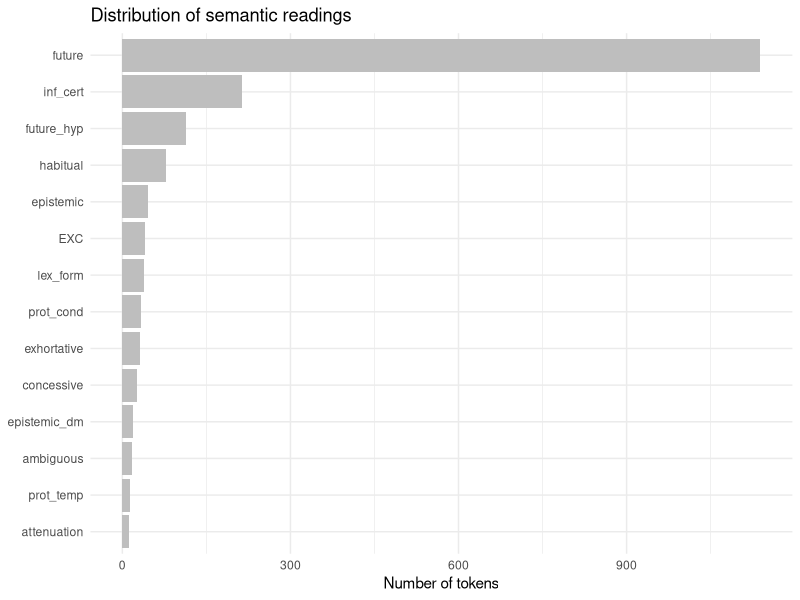
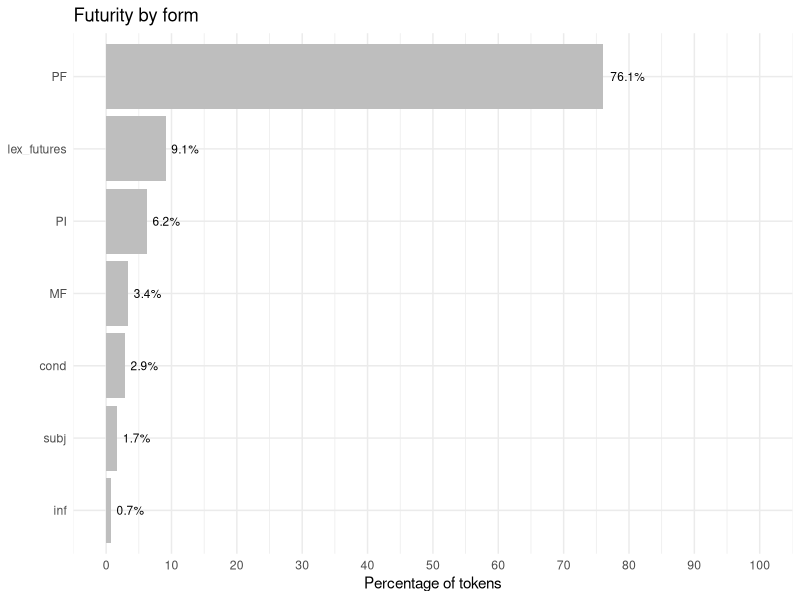
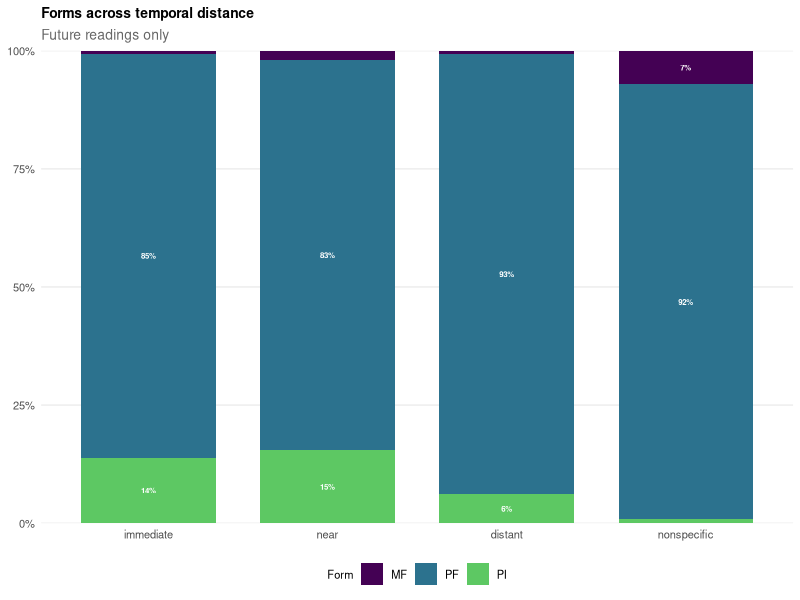
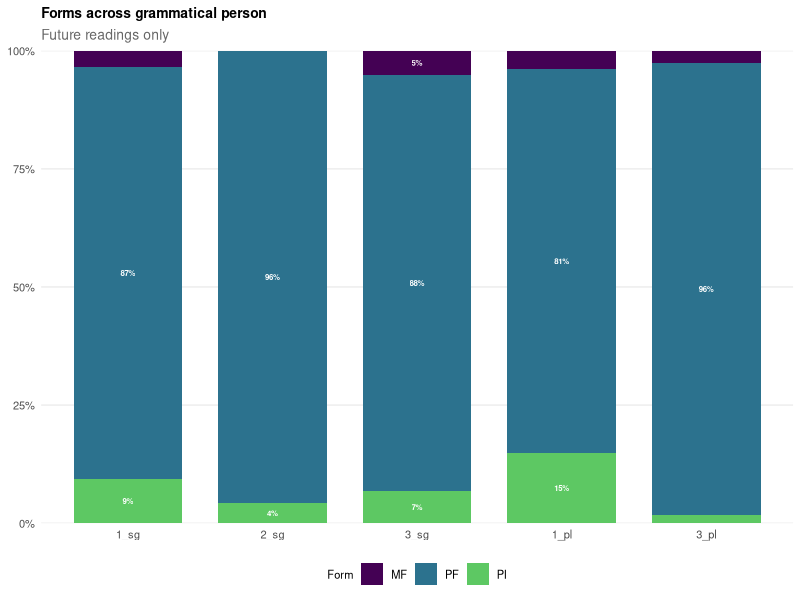
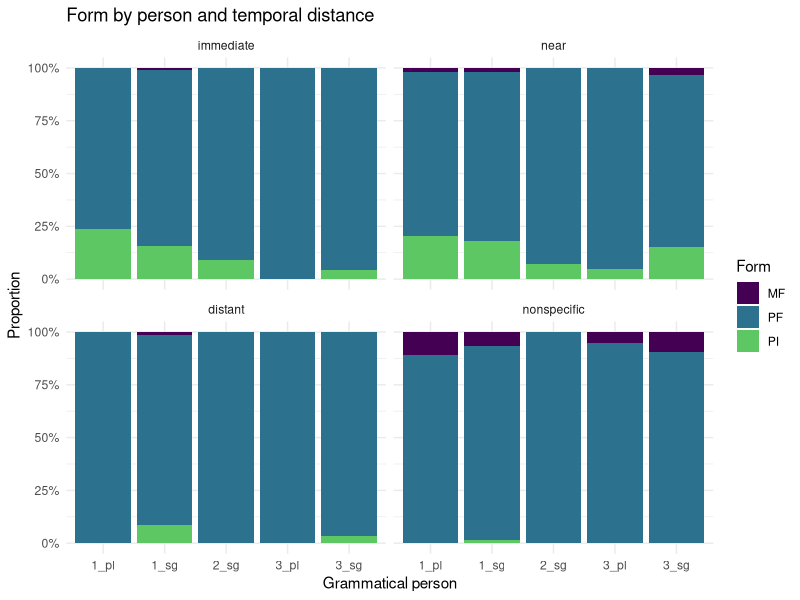

These charts were generated, in order, by the following R code: (Note: this script raises an error after producing the figures.)
# ----- Do descriptive stats ---------------------------------------------------
#
# This script contains the code used to do descriptive stats for Study 1.
#
# ------------------------------------------------------------------------------

# ----- 1. Load libraries ------------------------------------------------------
library("here")
library("readxl")
library("tidyverse")
library("dplyr")
library("ggplot2")
library("scales")
# ------------------------------------------------------------------------------



# ----- 2. Load data -----------------------------------------------------------
data_raw <- read_excel(here("study_1", "data", "corpus_bls_raw.xlsx"))
# ------------------------------------------------------------------------------



# ----- 3. Check and tidy data  ------------------------------------------------
# Visualize data
glimpse(data_raw)
head(data_raw)

colnames(data_raw)

# Remove unnecessary columns
data_tidy <- data_raw |>
  select(-c(4, 20))

colnames(data_tidy)
# ------------------------------------------------------------------------------



# ----- 4. Check data distribution: Corpus -------------------------------------
# Tokens by corpus
data_tidy |>
  count(corpus)

  # Obs: 
  # Total of 1,821 observations.
  # 1,347 tokens from cesa.
  # 474 tokens from stc.
# ------------------------------------------------------------------------------



# ----- 5. Check data distribution: Semantic reading ---------------------------
# Overall distribution by semantic reading
data_tidy |>
  count(reading, sort = TRUE) |>
  mutate(pct = round(n / sum(n) * 100, 1))


# Plot: Overall distribution by semantic reading
data_tidy |>
  count(reading) |>
  ggplot() +
  aes(x = n, y = reorder(reading, n)) +
  geom_col(fill = "gray") +
  labs(title = "Distribution of semantic readings",
       x = "Number of tokens",
       y = NULL) +
  theme_minimal()

  # Obs/Notes:
    # Almost 69% of the data has a future reading (either purely temporal or 
    #   hypothetical).
    # About 19% of the data has modal readings, including categories within 
    #   epistemic modalities and other (e.g., deontic).
    # About 3% of the data must be excluded (EXC + ambiguous).
    # The rest (~ 9%) is habitual, lexicalized formulae/fixed expressions, and 
    #   PF within the protesis of conditional and temporal sentences.
# ------------------------------------------------------------------------------



# ----- 6. Check data distribution: Futurity reading ---------------------------
# Select futurity reading and create subset
future_readings <- c("future", "future_hyp")

data_futurity_raw <- data_tidy |> 
  filter(reading %in% future_readings)

nrow(data_futurity_raw) 

# See distribution of forms in futurity reading (all coded forms)
data_futurity_raw |>
  count(form) |>
  mutate(pct = round(n / sum(n) * 100, 1)) |>
  arrange(desc(n))

# Collapse lexical futures together and conditional futures together ("recode")
data_futurity_tidy <- data_futurity_raw |>
  mutate(form = fct_recode(form,
                                     "lex_futures" = "querer_inf",
                                     "lex_futures" = "tener_inf",
                                     "lex_futures" = "pensar_inf",
                                     "lex_futures" = "planear_inf",
                                     "lex_futures" = "poder_inf",
                                     "lex_futures" = "querer",
                                     "lex_futures" = "estar_para",
                                     "lex_futures" = "necesitar_inf",
                                     "cond"        = "cond_inf"))

# Table: Futurity by form (with recoded values)
data_futurity_tidy |>
  count(form) |>
  mutate(pct = round(n / sum(n) * 100, 1)) |>
  arrange(desc(n))

# Plot: Futurity by form (with recoded values)
data_futurity_tidy |>
  count(form) |>
  mutate(pct = n / sum(n) * 100) |>
  ggplot(aes(x = pct, y = reorder(form, pct))) +
  geom_col(fill = "gray") +
  geom_text(aes(label = paste0(round(pct, 1), "%")), hjust = -0.2, size = 3) +
  scale_x_continuous(breaks = seq(0, 100, 10), limits = c(0, 100)) +
  labs(title = "Futurity by form",
       x = "Percentage of tokens", y = NULL) +
  theme_minimal()

# Obs:
  # There are 1,254 tokens labeled with either 'future' or 'future_hyp'.
  # Of these, the majority (76%) are PF, followed by lexical futures (9.1%), 
  #   the PI (6.2%) and the MF (3.4%).
  # Around 5-6% of the tokens are other forms (cond., subj., inf.)

# See distribution within futurity: pure futures vs hypothetical futures
data_futurity_tidy |>
  count(reading) |>
  mutate(pct = round(n / sum(n) * 100, 1)) |>
  arrange(desc(n))

data_futurity_tidy |>
  count(form, reading) |>
  mutate(pct = round(n / sum(n) * 100, 1)) |>
  arrange(desc(n))

# Obs:
  # Of the 1,254 tokens labeled with either 'future' or 'future_hyp', most of 
  #   them (~ 91%) are considered temporal futures, whereas 9% are 
  #   hypothetical futures, usually embedded in conditional clauses.
  # While a variety of forms is used to express future-time reference, in this
  #   dataset, only the PF and the MF are used to talk about hypothetical  
  #   futures. Within this specific subtype of future, the most used structure 
  #   is the PF (107 tokens; MF = 7 tokens). Interestingly, no lexical 
  #   futures are used to talk about hypothetical future situations. In the case 
  #   of the PI, that is probably not surprising and generally expected. 


# Table: Use of PF, MF, and PI to express futurity
data_futurity_tidy |>
  filter(form %in% c("PF", "MF", "PI")) |>
  count(form) |>
  mutate(pct = round(n / sum(n) * 100, 1)) |>
  arrange(desc(n))

data_futurity_tidy |>
  filter(form %in% c("PF", "MF", "PI"), reading == "future") |>
  count(form) |>
  mutate(pct = round(n / sum(n) * 100, 1)) |>
  arrange(desc(n))

# Obs:
  # When considering only the PF, MF, and PI, there is a total of 1,074 tokens.
  #   for future-time reference (future and future_hyp). Of these, 953 (88.7%) 
  #   are PF, 78 (or 7.3%) are PI, and 43 (or 4%) are MF. 
  # 180 tokens belong to structures other than the targets of the study.
  # 960 are  temporal futures: 846 PF, 78 PI, 36 MF). 


# Use of PF, MF, and PI by temporal distance and reading
data_futurity_tidy |>
  filter(form %in% c("PF", "MF", "PI")) |>
  count(temp_dist, form, reading) |>
  group_by(temp_dist, reading) |>
  mutate(pct = round(n / sum(n) * 100, 1)) |>
  ungroup() #|>
  #arrange(form, desc(n))

# Obs:
  # All forms have at least 1 token in each specific temporal category..
  # The PF is the form most used to express futurity, regardless of the temporal 
  #   specification.
  # The MF seems to be favored in nonspecific futures (28), followed by near (6),
  #   distant (1) and immediate (1).
  # The PI appears to be favored in near and immediate futures. It is also used 
  #   to a lesser extent, for distant and nonspecific futures. In the case of 
  #   the distant futures, they are most likely scheduled events (graduations, 
  #   birthdays, etc.).
  # Hypothetical futures are always nonspecific and only occur with the PF (105)
  #   and the MF (7).

# Use of PF, MF, and PI by temporal distance (future reading only)
data_futurity_tidy |>
  filter(form %in% c("PF", "MF", "PI")) |>
  filter(reading == "future") |>
  count(temp_dist) |>
  mutate(pct = round(n / sum(n) * 100, 1)) |>
  ungroup()

# Obs:
  # Almost 40% of the futures are nonspecific. This means that the temporal 
  #   reference was not explicit. While it might have been for the interview
  #   participants, it was not for the researchers.
  # Nonspecific futures are followed by near (31.8%) and immediate (15%), and 
  #   finally distant (13.5%) futures.
  # Importantly, some of the tokens coded as nonspecific might be distant, but 
  #   with the information provided in the context, and in the absence of clear 
  #   temporal markers (advs, temporal subordinates, etc.), it is impossible to 
  #   tell.


# Table: PF, MF, and PI across temporal distance (future reading only)
data_futurity_tidy |>
  filter(form %in% c("PF", "MF", "PI")) |>
  filter(reading == "future") |>
  count(temp_dist, form) |>
  group_by(temp_dist) |>
  mutate(pct = round(n / sum(n) * 100, 1)) |>
  ungroup() #|>
  #arrange(form, desc(n))

# Obs:
  # All forms are used for all temporal distance values.
  # Overall, the PF is the preferred form for any temporal distance value. 
  # For all temporally marked events, the PI is used over the MF:
  #   immediate: 13.9 vs 0.7%
  #   near: 15.4 vs 2%
  #   distant: 6.2 vs 0.8% 
  # Conversely, for nonspecific events the MF is employed over the PI (7.3% vs 
  #   0.8%).
  # Again, however, the PF is the preferred form in any case, especially for 
  #   distant (93.1%) and nonspecific events (91.9%).

# Plot: PF, MF, and PI across temporal distance (future reading only)
plot_temp_dist_data <- data_futurity_tidy |>
  filter(form %in% c("PF", "MF", "PI"),
         reading == "future",
         temp_dist %in% c("immediate", "near", "distant", "nonspecific")) |>
  count(temp_dist, form) |>
  group_by(temp_dist) |>
  mutate(pct = n / sum(n) * 100) |>
  ungroup() |>
  mutate(temp_dist = factor(temp_dist,
                            levels = c("immediate", "near", "distant", 
                                       "nonspecific")))

plot_temp_dist_data |>
  ggplot() +
  aes(x = temp_dist, y = pct, fill = form) +
  geom_col(width = 0.75) +
  geom_text(aes(label = ifelse(pct >= 4, paste0(round(pct), "%"), "")),
            position = position_stack(vjust = 0.5),
            color = "white", fontface = "bold", size = 2) +
  scale_fill_viridis_d(end = 0.75) +
  scale_y_continuous(labels = label_percent(scale = 1), expand = c(0, 0)) +
  labs(title = "Forms across temporal distance",
       subtitle = "Future readings only",
       x = NULL, y = NULL, fill = "Form") +
  theme_minimal(base_size = 10) +
  theme(
    panel.grid.major.x = element_blank(),
    panel.grid.minor   = element_blank(),
    plot.title    = element_text(face = "bold", size = 10),
    plot.subtitle = element_text(color = "gray40"),
    legend.position = "bottom",
    legend.title = element_text(size = 8),
    legend.text = element_text(size = 8))

# Table: PF, MF, and PI within grammatical person (future reading only)
data_futurity_tidy |>
  filter(form %in% c("PF", "MF", "PI")) |>
  filter(reading == "future") |>
  count(gram_pers, form) |>
  group_by(gram_pers) |>
  mutate(pct = round(n / sum(n) * 100, 1)) |>
  ungroup() |>
  arrange(form, desc(n))

plot_gram_pers_data <- data_futurity_tidy |>
  filter(form %in% c("PF", "MF", "PI"),
         reading == "future") |>
  count(gram_pers, form) |>
  group_by(gram_pers) |>
  mutate(pct = n / sum(n) * 100) |>
  ungroup() |>
  mutate(gram_pers = factor(gram_pers,
                            levels = c("1_sg", "2_sg", "3_sg", "1_pl", "3_pl")))

plot_gram_pers_data |>
  ggplot() +
  aes(x = gram_pers, y = pct, fill = form) +
  geom_col(width = 0.75) +
  geom_text(aes(label = ifelse(pct >= 4, paste0(round(pct), "%"), "")),
            position = position_stack(vjust = 0.5),
            color = "white", fontface = "bold", size = 2) +
  scale_fill_viridis_d(end = 0.75) +
  scale_y_continuous(labels = label_percent(scale = 1), expand = c(0, 0)) +
  labs(title = "Forms across grammatical person",
       subtitle = "Future readings only",
       x = NULL, y = NULL, fill = "Form") +
  theme_minimal(base_size = 10) +
  theme(
    panel.grid.major.x = element_blank(),
    panel.grid.minor   = element_blank(),
    plot.title    = element_text(face = "bold", size = 10),
    plot.subtitle = element_text(color = "gray40"),
    legend.position = "bottom",
    legend.title = element_text(size = 8),
    legend.text = element_text(size = 8))

# Obs:
  # The percentages are calculated within each grammatical person because of the 
  #   group_by(). This means that, for each person, the MF, PF, PI are added 
  #   together, and each count is expressed as a share of that grammatical 
  #   person's total.
  # All forms are used for all grammatical person values. There are very small 
  #   counts for some combinations of form and grammtical person.
  # The only exception is the 2_pl -- there are no examples as expected.
  # Most of the tokens are in 1_sg, which makes sense given the nature of the 
  #   sociolinguistic interviews.
  # Within each structure, the 1_sg has the most tokens and the 2_sg the least.
  # The PF is by far the most frequent form across all grammatical person values
  #   and accounts approximately for 81-96% of tokens in each case.
  # The PI seem to compete with PF a bit more in the 1_sg.
  # The use of the MF is very limited and never exceeds the 5% for any person. 
  # Importantly, while the 3_sg is essentially PF-dominant, the MF makes its 
  #   strongest showing. Where the first person tends to pull its non-PF share 
  #   toward PI, the 3_sg instead tips a bit more toward MF. This gives the 3_sg 
  #   a somewhat more even split between the PI and the MF. I wonder if this 
  #   observation might be related to the fact that the epistemic MF is typically 
  #   used in the third person, and especially the 3_sg (at least according to 
  #   traditional grammars).


# Table: Grammatical person within form (future reading only)
data_futurity_tidy |>
  filter(form %in% c("PF", "MF", "PI")) |>
  filter(reading == "future") |>
  count(gram_pers, form) |>
  group_by(form) |>
  mutate(pct = round(n / sum(n) * 100, 1)) |>
  ungroup() |>
  arrange(form, desc(n))

# Obs:
  # All forms follow a similar pattern, yet not identical:
  #   PF: 1_sg > 3_sg > 3_pl > 1_pl > 2_sg
  #   MF: 1_sg > 3_sg > 1_pl > 3_pl > 2_sg
  #   MF: 1_sg > 3_sg > 1_pl > 3_pl > 2_sg
  # For the PI, approx. 75% of the data fails within the first person. If the 
  #   grammatical person is considered a marker of certainty, it makes a lot of 
  #   sense. 
  # Interestingly, approx. 55% of the MF tokens are also in the first person. If 
  #   the MF is considered a marker of uncertainty, then this result makes less 
  #   sense. However, it might be that grammatical person/certainty is 
  #   interacting with temporal distance. 

# Temporal distance x Grammatical person
data_futurity_tidy |>
  filter(form %in% c("PF", "MF", "PI"),reading == "future") |>
  count(temp_dist, gram_pers, form) |>
  group_by(temp_dist, gram_pers) |>
  mutate(pct = round(n / sum(n) * 100, 1)) |>
  ungroup() |>
  print(n=44)

data_futurity_tidy |>
  filter(form %in% c("PF", "MF", "PI"),
         reading == "future")|> 
  mutate(temp_dist = factor(temp_dist,
                            levels = c("immediate", "near", "distant", 
                                       "nonspecific"))) |>
  count(temp_dist, gram_pers, form) |>
  ggplot() +
  aes(x = gram_pers, y = n, fill = form) +
  geom_col(position = "fill") +
  facet_wrap(~ temp_dist) +
  scale_fill_viridis_d(end = 0.75) +
  scale_y_continuous(labels = scales::percent) +
  labs(title = "Form by person and temporal distance",
       x = "Grammatical person", y = "Proportion", fill = "Form") +
  theme_minimal()

# Obs:
  # The PI seems to be favored in immediate and near contexts, especially in the
  #   first person. The PI is used to some extent to talk about distant and 
  #   nonspecific events, basically in 1_sg (perhaps adding some certainty to 
  #   it?)
  # The pattern for the MF is almost the opposite. It is near absent in the 
  #   three specific temporal distances, and present when the event is not 
  #   temporally anchored. 
  # The PF is the dominant form throughout.

# Table: verb class (future reading only)
data_futurity_tidy |>
  filter(form %in% c("PF", "MF", "PI")) |>
  filter(reading == "future") |>
  count(verb_class) |>
  mutate(pct = round(n / sum(n) * 100, 1)) |>
  arrange(desc(n))

# Obs:
  # Half of the futurity tokens refer to dynamic (non-motion) verbs.
  # 20% of the tokens refer to motion verbs.
  # Almost 30% refer to verbs denoting state: stative (20%), modal (3.5%), 
  #   psychological (3.2%) and perceptual (2.8%).
  # 0.2% refer to other, which are presumably dynamic verbs.


# Table: PF, MF, and PI across verb class (future reading only)
data_futurity_tidy |>
  filter(form %in% c("PF", "MF", "PI")) |>
  filter(reading == "future") |>
  count(verb_class, form) |>
  group_by(verb_class) |>
  mutate(pct = round(n / sum(n) * 100, 1)) |>
  ungroup() #|>
#arrange(form, desc(n))

# Table: Verb class within form (future reading only)
data_futurity_tidy |>
  filter(form %in% c("PF", "MF", "PI")) |>
  filter(reading == "future") |>
  count(verb_class, form) |>
  group_by(form) |>
  mutate(pct = round(n / sum(n) * 100, 1)) |>
  ungroup() |>
  arrange(form, desc(n))

# Obs:
  # Within each specific form, the MF is favored in verbs denoting states, that 
  #   is, stative (41.7%), modal (8.3%), perception (5.6%), and psychological 
  #   (2.8) verbs. They account for 58.4% of the MF tokens.
  # 25% of the tokens are for dynamic (non-motion) verbs and 16.7 for motion 
  #   verbs.
  # In the case of the PF, almost 70% of the tokens refer to non-states:
  #   dynamic (52%) and motion (17.7%) verbs.
  # As for the PI, almost 90% of the verbs are non-states, especially motion 
  #   (47.4%). Only 11.6% of the PI tokens are states.


# Forms across speakers
total_speakers <- n_distinct(data_futurity_tidy$participant)

data_futurity_tidy |>
  filter(form %in% c("PF", "MF", "PI"), reading == "future") |>
  group_by(form) |>
  summarize(
    num_tokens    = n(),
    num_speakers  = n_distinct(participant),
    pct_speakers = round(100 * num_speakers / total_speakers, 1),
    tokens_per_speaker = round(num_tokens / num_speakers, 1)) |>
  ungroup()

# Obs:
  # MF: 36 tokens produced by 21 speakers (23.9% of speakers in the dataset).
  # PI: 78 tokens produced by 36 speakers (40.9% of speakers in the dataset).
  # PF: 846 tokens produced by 86 speakers (97.7% of speakers in the dataset).
# ------------------------------------------------------------------------------



# ----- 7. Check data distribution: Modal reading ------------------------------
# ------------------------------------------------------------------------------



# ----- 8. Check data distribution: tables for futurity and modality -----------
# Define the analysis set for temporal futures (excluding future_hyp)
futurity_set <- data_futurity_tidy |>
  filter(form %in% c("PF", "MF", "PI"), reading == "future") |>
  droplevels()

nrow(analysis_set)

# Table: distributions of tokens per speaker + summary of distribution
futurity_set |>
  count(participant, name = "n_tokens") |>
  arrange(n_tokens) |>
  print(n = 86)

futurity_set |>
  count(participant, name = "num_tokens") |>
  summarise(
    num_speakers   = n(),
    min = min(num_tokens), median = median(num_tokens),
    mean = mean(num_tokens), max = max(num_tokens))

# Table: form by temporal distance (futurity)
futurity_set |>
  count(form, temp_dist) |>
  pivot_wider(names_from = temp_dist, values_from = n, values_fill = 0)

# Table: form by grammatical person (futurity)
futurity_set |>
  count(form, gram_pers) |>
  pivot_wider(names_from = gram_pers, values_from = n, values_fill = 0)

# Table: form by verb class (futurity)
futurity_set |>
  count(form, verb_class) |>
  pivot_wider(names_from = verb_class, values_from = n, values_fill = 0)

# Table: form by grammatical person and temporal distance (futurity)
futurity_set |>
  mutate(temp_dist = factor(temp_dist,
                            levels = c("immediate", "near", "distant", "nonspecific"))) |>
  count(form, gram_pers, temp_dist) |>
  pivot_wider(names_from = temp_dist, values_from = n, values_fill = 0,
              names_sort = TRUE) |>
  arrange(form, gram_pers)
# ------------------------------------------------------------------------------
